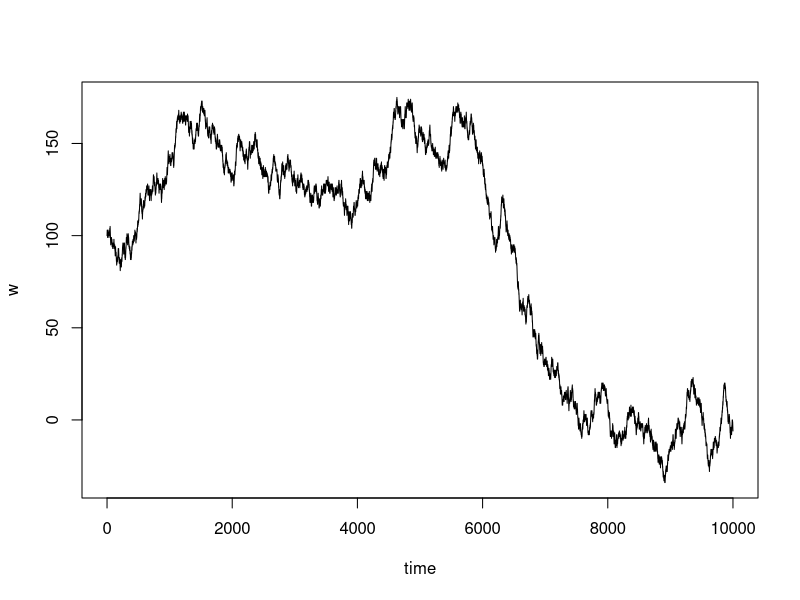
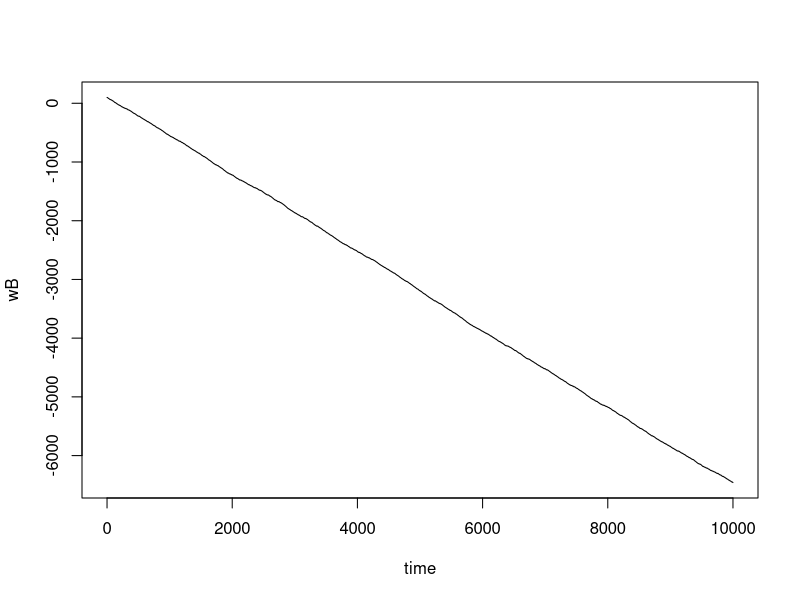

These charts were generated, in order, by the following R code: (Note: this script raises an error after producing the figures.)
#Question 1

w0 <- 100
T <- 10000

sprintf("You started with $%s", w0)

w <- rep(0, T+1)
x <- rep(0, T)

w[1]=w0

for(t in 1:T){
  p <- runif(1,0,1)
  u <- runif(1,0,1)
  if(u <= p)  {
    print("you loose")
    x[t] <- 0
    w[t+1] <- w[t]+1
  } else {
    print ("you win")
    x[t] <- 1
    w[t+1] <- w[t]-1
  }
  print(sprintf("you now have $%s", w[t+1]))
}
time = 0:T
plot(time, w, type = "l")


#Question 2
w0 <- 100
T <- 10000

sprintf("You started with $%s", w0)

wB <- rep(0, T+1)
x <- rep(0, T)
u <- runif(1,0,1)

wB[1]=w0

for(t in 1:T){
  p <- runif(1,0,1)
  if(u <= p)  {
    print("you loose")
    x[t] <- 0
    wB[t+1] <- wB[t]+1
  } else {
    print ("you win")
    x[t] <- 1
    wB[t+1] <- wB[t]-1
  }
  print(sprintf("you now have $%s", w[t+1]))
}
time = 0:T
plot(time, wB, type = "l")

#Question 3
minimum <- minval(w, wB)
maximum <- maxval(w, wB)

time = 0:T
plot(time, w, type = "l", col="pink", ylim = c(-2000,1000), xlim = c(0,10000))
     lines(time, wB)

#Question 4

     w0 <- 100
     T <- 10000
     R <- 200
     sprintf("You started with $%s", w0)
     
     wD <- rep(0, T+1)
     p <- runif(1,0,1)
     
     K<- c(0, R)
     
     wD[1]=w0
     for(j in 1:R){
       wD<-rep(0, T+1) 
       wD[1]<-w0     
       
       for(t in 1:T){
       u <- runif(1,0,1)
       if(u <= p)  {
         print("you loose")
         wD[t+1] <- wD[t]+1
       } else {
         print ("you win")
         wD[t+1] <- wD[t]-1
       }
       print(sprintf("you now have $%s", w[t+1]))
       }
     }
     K[j]<-wD[T+1]
     ave<- mean(K)

     #Question 5
     
     w0 <- 100
     T <- 10000
     R <- 200
     sprintf("You started with $%s", w0)
     
     K<- c(0, R)
     
     wE[1]=w0
     for(j in 1:R){
       wE <- rep(0, T+1)
       p <- runif(1,0,1)
       wE[1]<-w0     
       
       for(t in 1:T){
         u <- runif(1,0,1)
         if(u <= p)  {
           print("you loose")
           wE[t+1] <- wE[t]+1
         } else {
           print ("you win")
           wE[t+1] <- wE[t]-1
         }
         print(sprintf("you now have $%s", w[t+1]))
       }
     }
     K[j]<-wE[T+1]
     ave<- mean(K)
     
